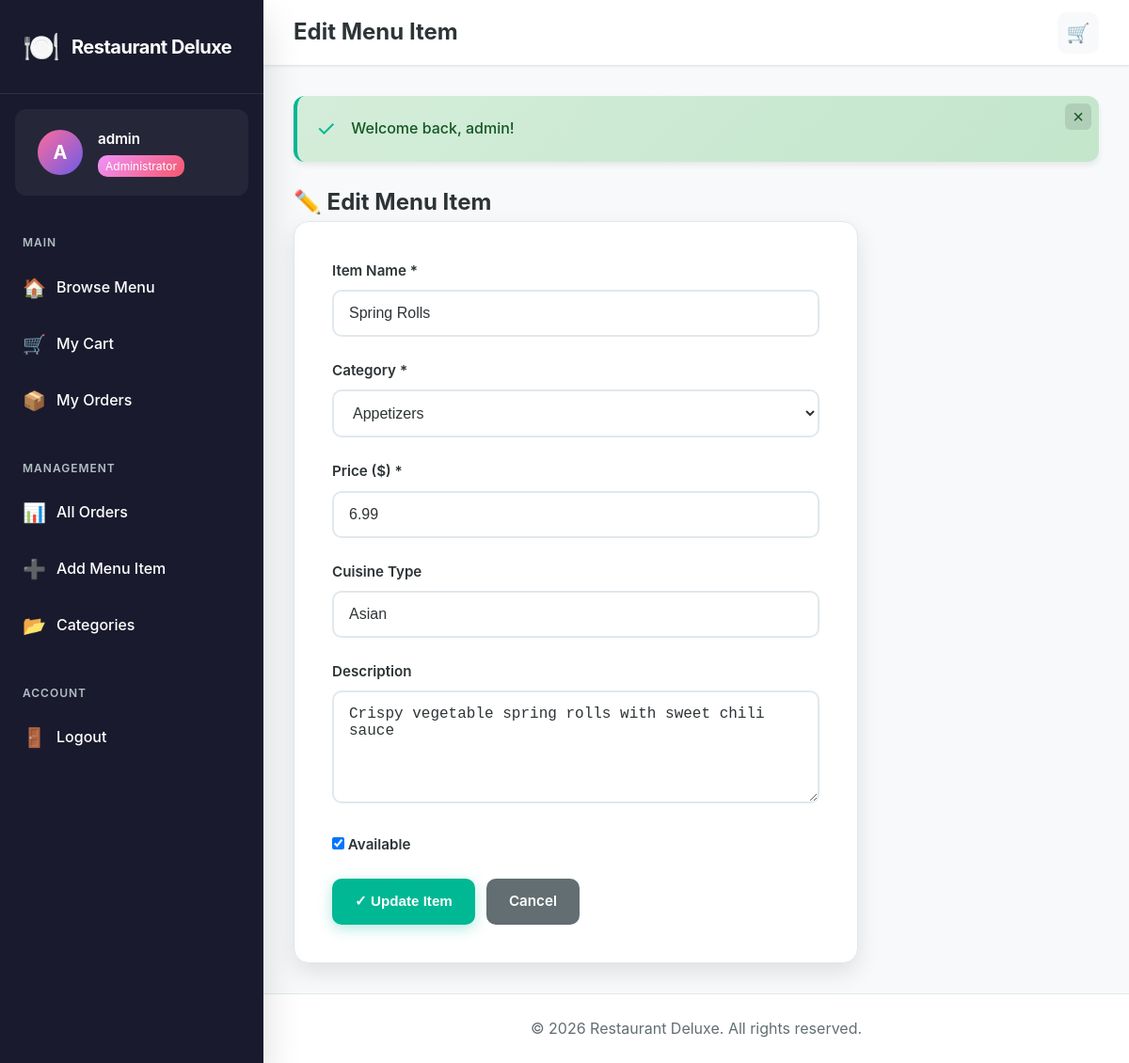
/public/edit_item.php?id=1 (signed in), run on the app's committed database.
### tables this page shows
CREATE TABLE IF NOT EXISTS menu_items (
    id INT AUTO_INCREMENT PRIMARY KEY,
    category_id INT NOT NULL,
    name VARCHAR(150) NOT NULL,
    description TEXT,
    price DECIMAL(10, 2) NOT NULL,
    cuisine VARCHAR(50),
    availability TINYINT(1) DEFAULT 1,
    image_url VARCHAR(255),
    created_at TIMESTAMP DEFAULT CURRENT_TIMESTAMP,
    updated_at TIMESTAMP DEFAULT CURRENT_TIMESTAMP ON UPDATE CURRENT_TIMESTAMP,
    FOREIGN KEY (category_id) REFERENCES categories(id) ON DELETE CASCADE,
    INDEX idx_category (category_id),
    INDEX idx_availability (availability)
);

CREATE TABLE IF NOT EXISTS categories (
    id INT AUTO_INCREMENT PRIMARY KEY,
    name VARCHAR(100) NOT NULL,
    description TEXT,
    created_at TIMESTAMP DEFAULT CURRENT_TIMESTAMP
);

### includes/functions.php (called while the page is built, shortened)
<?php
function escape($data) {
    return htmlspecialchars($data, ENT_QUOTES, 'UTF-8');
}

### public/edit_item.php (the view, shortened to what this page needs)
<?php
require_once '../config/db.php';
require_once '../includes/functions.php';
$id = $_GET['id'] ?? 0;
try {
    $stmt = $pdo->prepare("SELECT * FROM menu_items WHERE id = ?");
    $stmt->execute([$id]);
    $item = $stmt->fetch();
} catch (PDOException $e) {
    error_log($e->getMessage());
    redirect('index.php');
}
$categories = $pdo->query("SELECT * FROM categories ORDER BY name")->fetchAll();
include '../includes/header.php';
?>
<h2>✏️ Edit Menu Item</h2>
<form method="POST" class="form-card">
    <div class="form-group">
        <label>Item Name *</label>
        <input type="text" name="name" value="<?= escape($item['name']) ?>" required>
    </div>
    <div class="form-group">
        <label>Category *</label>
        <select name="category_id" required>
            <?php foreach ($categories as $cat): ?>
                <option value="<?= $cat['id'] ?>" <?= $cat['id'] == $item['category_id'] ? 'selected' : '' ?>>
                    <?= escape($cat['name']) ?>
                </option>
            <?php endforeach; ?>
        </select>
    </div>
    <div class="form-group">
        <label>Price ($) *</label>
        <input type="number" name="price" step="0.01" value="<?= $item['price'] ?>" required>
    </div>
    <div class="form-group">
        <label>Cuisine Type</label>
        <input type="text" name="cuisine" value="<?= escape($item['cuisine']) ?>">
    </div>
    <div class="form-group">
        <label>Description</label>
        <textarea name="description" rows="3"><?= escape($item['description']) ?></textarea>
    </div>
    <div class="form-group">
        <label>
            <input type="checkbox" name="availability" <?= $item['availability'] ? 'checked' : '' ?>> Available
        </label>
    </div>
    <div class="btn-group">
        <button type="submit" class="btn btn-success">✓ Update Item</button>
        <a href="index.php" class="btn btn-secondary">Cancel</a>
    </div>
</form>
<?php include '../includes/footer.php'; ?>

### public/assets/css/style.css (style rules this page uses)
:root { --primary: #ff6b9d; --primary-dark: #e91e63; --primary-light: #ff94b8; --secondary: #6c5ce7; --success: #00b894; --warning: #fdcb6e; --danger: #d63031; --info: #74b9ff; --sidebar-bg: #1a1a2e; --sidebar-hover: #16213e; --sidebar-active: #0f3460; --white: #ffffff; --bg-main: #f8f9fa; --bg-card: #ffffff; --border: #e1e8ed; --text-dark: #2d3436; --text-medium: #636e72; --text-light: #b2bec3; --shadow-sm: 0 1px 3px rgba(0,0,0,0.05); --shadow-md: 0 4px 6px rgba(0,0,0,0.07); --shadow-lg: 0 10px 25px rgba(0,0,0,0.1); --shadow-xl: 0 20px 40px rgba(0,0,0,0.15); --sidebar-width: 280px; --topbar-height: 70px; }
* { margin: 0; padding: 0; box-sizing: border-box; }
body { font-family: 'Inter', -apple-system, BlinkMacSystemFont, 'Segoe UI', sans-serif; background: var(--bg-main); color: var(--text-dark); line-height: 1.6; overflow-x: hidden; }
.btn { display: inline-flex; align-items: center; justify-content: center; gap: 0.5rem; padding: 0.75rem 1.5rem; border: none; border-radius: 10px; font-weight: 600; font-size: 0.95rem; cursor: pointer; transition: all 0.2s ease; text-decoration: none; white-space: nowrap; }
.btn-success { background: var(--success); color: var(--white); box-shadow: 0 4px 15px rgba(0, 184, 148, 0.3); }
.btn-secondary { background: var(--text-medium); color: var(--white); }
.btn-group { display: flex; gap: 0.75rem; flex-wrap: wrap; }
.form-card, .auth-container { background: var(--bg-card); padding: 2.5rem; border-radius: 16px; box-shadow: var(--shadow-lg); max-width: 600px; border: 1px solid var(--border); }
.form-group { margin-bottom: 1.5rem; }
.form-group label { display: block; margin-bottom: 0.5rem; font-weight: 600; color: var(--text-dark); font-size: 0.95rem; }
input[type="text"], input[type="email"], input[type="password"], input[type="number"], input[type="tel"], select, textarea { width: 100%; padding: 0.875rem 1rem; border: 2px solid var(--border); border-radius: 10px; font-size: 1rem; transition: all 0.2s ease; background: var(--white); color: var(--text-dark); }
textarea { resize: vertical; min-height: 120px; }

### data on the page
menu_items: name "Spring Rolls", category_id "Appetizers", price "6.99", cuisine "Asian", description "Crispy vegetable spring rolls with sweet chili sauce", availability "☑"

### other printed values
substr(getUsername(), 0, 1) "A"
getUsername() "admin"
$pageTitle "Edit Menu Item"
$flash['message'] "Welcome back, admin!"
